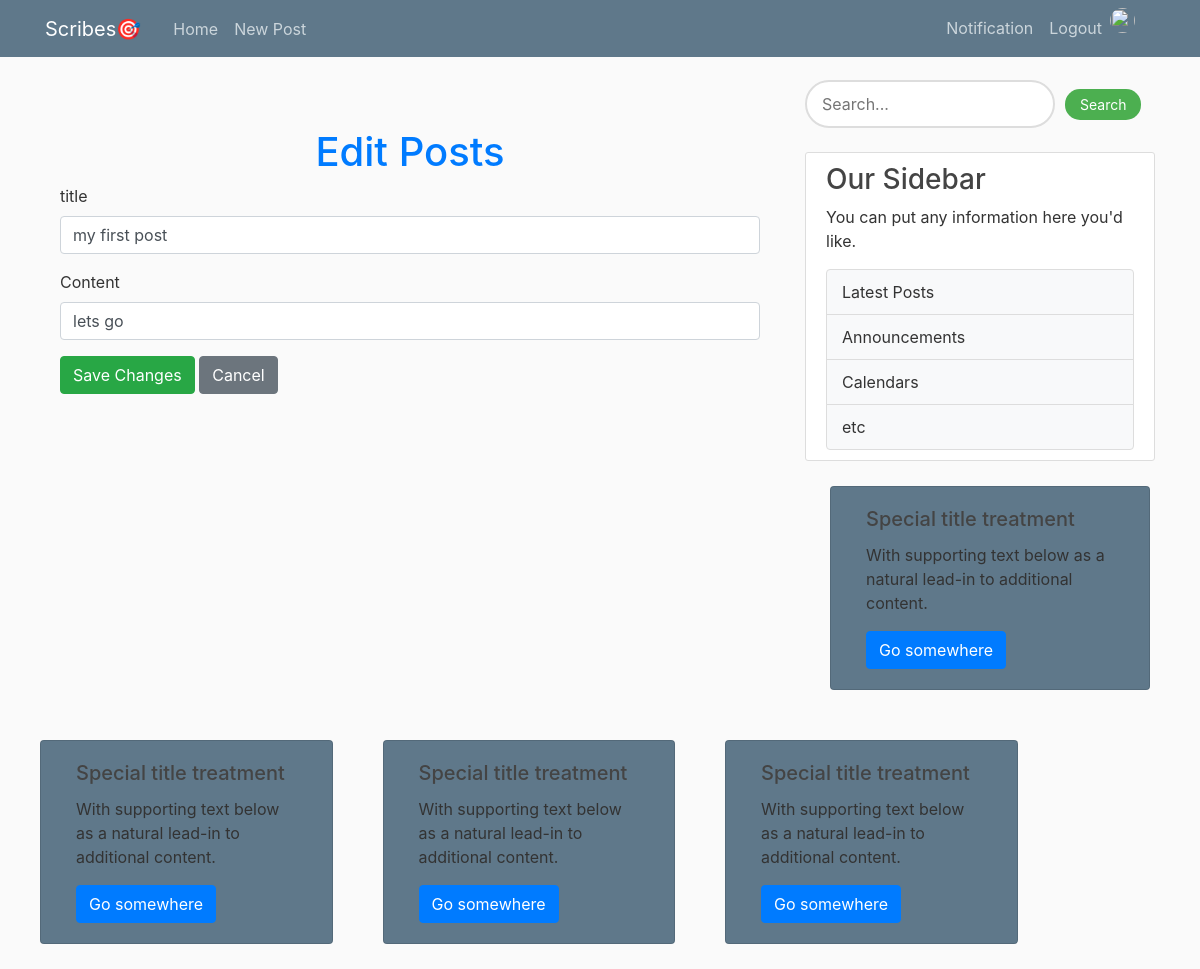
Page /admin/edit_post/1 (signed in) on the earlier database version.
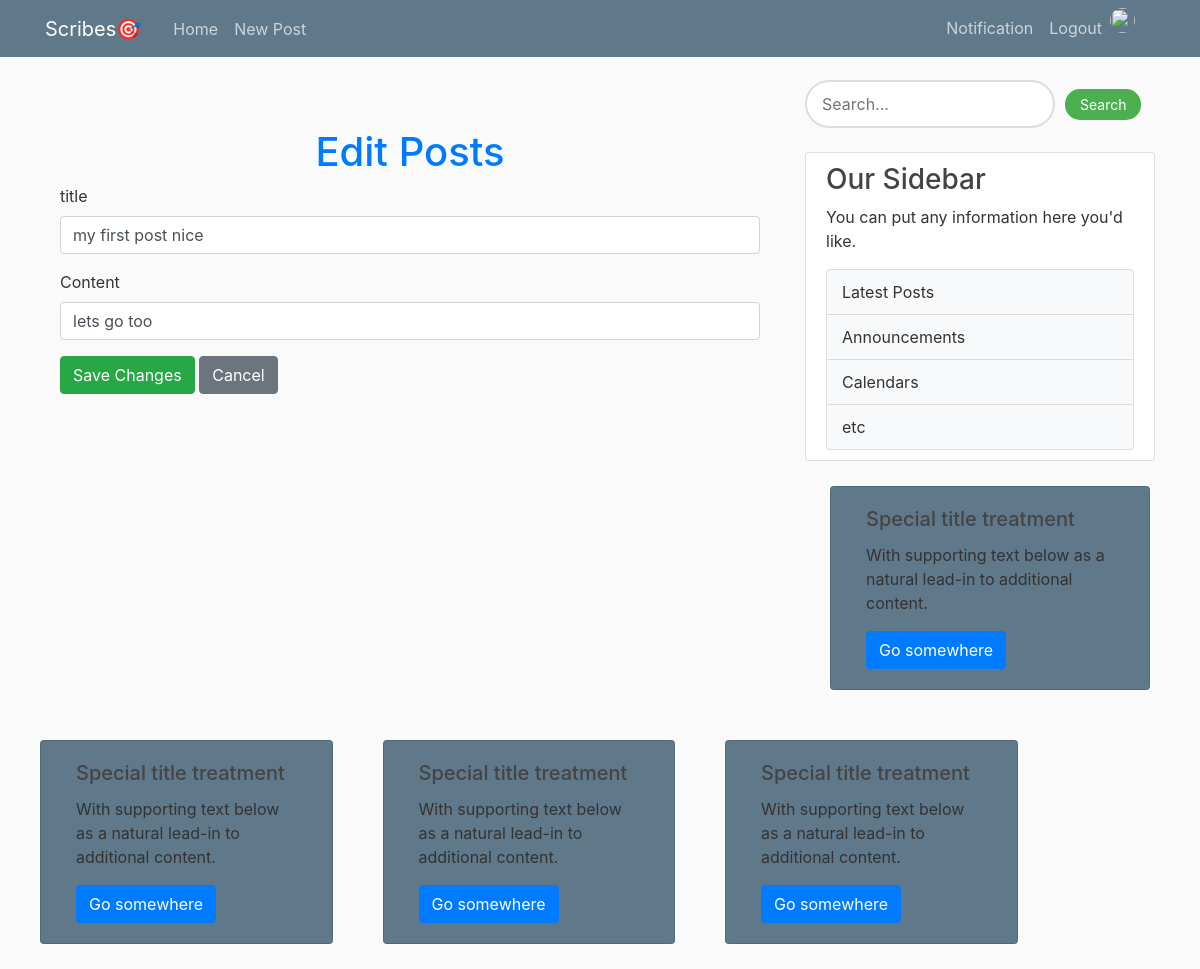
Same page on the later database version.
### flaskblog/models.py (models this page shows, shortened)
class Post(db.Model):
    id = db.Column(db.Integer, primary_key=True)
    title = db.Column(db.String(100), nullable=False)
    content = db.Column(db.Text, nullable=False)
    date = db.Column(db.DateTime, nullable=False, default=datetime.utcnow)
    user_id = db.Column(db.Integer, db.ForeignKey('user.id'), nullable=False)
    is_admin = db.Column(db.Boolean, nullable=False,default=False)

### flaskblog/routes.py (the view)
@app.route('/admin/edit_post/<int:post_id>', methods=['GET', 'POST'])
@login_required
def edit_post(post_id):
    if current_user.email != 'dibieemmanuel403@gmail.com':
        flash("You are not authorized to perform this action.", "danger")
        return redirect(url_for('admin_page'))
    post = Post.query.get_or_404(post_id)
    if request.method == 'POST':
        post.title = request.form['title']
        post.content = request.form['content']
        db.session.commit()
        flash("Post updated successfully.", "success")
        return redirect(url_for('admin_page'))
    return render_template('Admin_edit_post.html', post=post)

### flaskblog/models.py (called while the page is built)
@login_manager.user_loader
def load_user(user_id):
    return User.query.get(int(user_id))

### flaskblog/templates/Admin_edit_post.html
{% extends "layout.html" %}
{% block content %}
    <div class="container mt-5">
        <h1 class="text-center text-primary">Edit Posts</h1>
        <form method="POST" action="{{ url_for('edit_post', post_id=post.id) }}">
            <div class="mb-3">
                <label for="title" class="form-label">title</label>
                <input
                    type="title"
                    class="form-control"
                    id="title"
                    name="title"
                    value="{{ post.title }}"
                    required>
            </div>
            <div class="mb-3">
                <label for="content" class="form-label">Content</label>
                <input
                    type="text"
                    class="form-control"
                    id="content"
                    name="content"
                    value="{{ post.content }}"
                    required>
            </div>
            <button type="submit" class="btn btn-success">Save Changes</button>
            <a href="{{ url_for('admin_page') }}" class="btn btn-secondary">Cancel</a>
        </form>
    </div>
{% endblock content %}

Differences in the rows shown:
changed Post: title "my first post" → "my first post nice"; content "lets go" → "lets go too"
